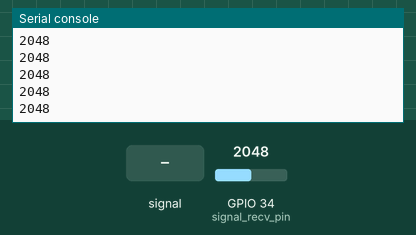
Simulated run of this program. Board: ESP32 board running MicroPython. Parts: the last lines printed to the serial console. Inputs (shaded band) come from the test bench; at power-on: GPIO 34 (signal_recv_pin) = 2048 (analog values on the 0–4095 scale).

Above: at 1.2 s.
1.3 s: GPIO 34 (signal_recv_pin) fed a 200 Hz sine of ±327 counts around its level
At 2.2 s:
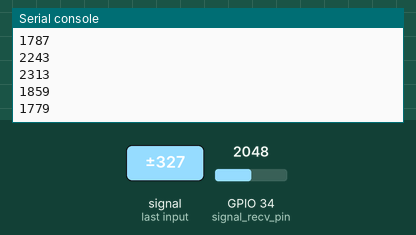
2.8 s: GPIO 34 (signal_recv_pin) set to 2866
At 3.6 s:
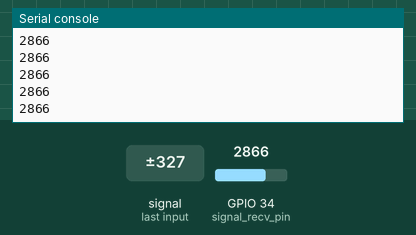
Timing chart, 0 to 3.7 s (numbered marks = the images above; inputs shaded):
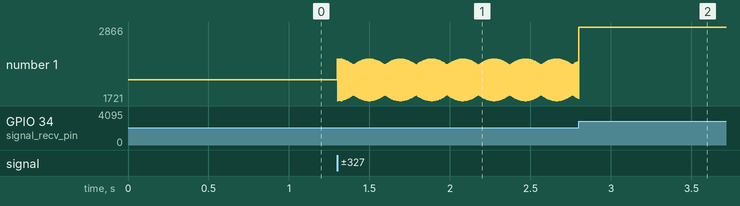

Measured:
- after the input at 1.3 s, the serial console: prints a new line at once (image 1)
- plotted number 1: 2048 → 1756 after the input at 1.3 s

The program:

pin_test.py
```python
import urequests
from machine import Pin, ADC
import time
import os

RECEIVER_PIN = 34 # PIN 34 / GPIO15
signal_recv_pin = ADC(Pin(RECEIVER_PIN)) # Analog read on 34/ pin15

def loop():
  print("running main")
  break_loop = False
  while break_loop is not True:
      reading = signal_recv_pin.read()
      print(reading)
      time.sleep_us(100);


loop()
```
